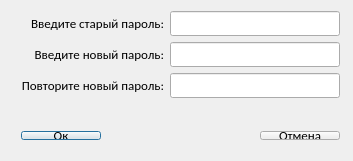
<?xml version="1.0" encoding="UTF-8"?>
<ui version="4.0">
 <class>ChangePassDialog</class>
 <widget class="QDialog" name="ChangePassDialog">
  <property name="geometry">
   <rect>
    <x>0</x>
    <y>0</y>
    <width>353</width>
    <height>161</height>
   </rect>
  </property>
  <property name="font">
   <font>
    <family>Calibri</family>
    <pointsize>10</pointsize>
   </font>
  </property>
  <property name="windowTitle">
   <string>ChangePassDialog</string>
  </property>
  <widget class="QWidget" name="gridLayoutWidget">
   <property name="geometry">
    <rect>
     <x>10</x>
     <y>0</y>
     <width>341</width>
     <height>111</height>
    </rect>
   </property>
   <layout class="QGridLayout" name="gridLayout">
    <item row="2" column="0">
     <widget class="QLabel" name="repeatNewPassLabel">
      <property name="text">
       <string>Повторите новый пароль:</string>
      </property>
      <property name="alignment">
       <set>Qt::AlignRight|Qt::AlignTrailing|Qt::AlignVCenter</set>
      </property>
     </widget>
    </item>
    <item row="0" column="0">
     <widget class="QLabel" name="oldPassLabel">
      <property name="text">
       <string>Введите старый пароль:</string>
      </property>
      <property name="alignment">
       <set>Qt::AlignRight|Qt::AlignTrailing|Qt::AlignVCenter</set>
      </property>
     </widget>
    </item>
    <item row="1" column="0">
     <widget class="QLabel" name="newPassLabel">
      <property name="text">
       <string>Введите новый пароль:</string>
      </property>
      <property name="alignment">
       <set>Qt::AlignRight|Qt::AlignTrailing|Qt::AlignVCenter</set>
      </property>
     </widget>
    </item>
    <item row="0" column="1">
     <widget class="QLineEdit" name="oldPassLineEdit">
      <property name="echoMode">
       <enum>QLineEdit::Password</enum>
      </property>
     </widget>
    </item>
    <item row="1" column="1">
     <widget class="QLineEdit" name="newPassLineEdit">
      <property name="echoMode">
       <enum>QLineEdit::Password</enum>
      </property>
     </widget>
    </item>
    <item row="2" column="1">
     <widget class="QLineEdit" name="repeatNewPassLineEdit">
      <property name="echoMode">
       <enum>QLineEdit::Password</enum>
      </property>
     </widget>
    </item>
   </layout>
  </widget>
  <widget class="QWidget" name="horizontalLayoutWidget">
   <property name="geometry">
    <rect>
     <x>10</x>
     <y>120</y>
     <width>341</width>
     <height>31</height>
    </rect>
   </property>
   <layout class="QHBoxLayout" name="horizontalLayout">
    <item>
     <widget class="QPushButton" name="OkButton">
      <property name="text">
       <string>Ок</string>
      </property>
     </widget>
    </item>
    <item>
     <spacer name="horizontalSpacer">
      <property name="orientation">
       <enum>Qt::Horizontal</enum>
      </property>
      <property name="sizeHint" stdset="0">
       <size>
        <width>40</width>
        <height>20</height>
       </size>
      </property>
     </spacer>
    </item>
    <item>
     <widget class="QPushButton" name="cancelButton">
      <property name="text">
       <string>Отмена</string>
      </property>
     </widget>
    </item>
   </layout>
  </widget>
 </widget>
 <layoutdefault spacing="6" margin="11"/>
 <resources/>
 <connections>
  <connection>
   <sender>OkButton</sender>
   <signal>clicked()</signal>
   <receiver>ChangePassDialog</receiver>
   <slot>accept()</slot>
   <hints>
    <hint type="sourcelabel">
     <x>78</x>
     <y>134</y>
    </hint>
    <hint type="destinationlabel">
     <x>118</x>
     <y>122</y>
    </hint>
   </hints>
  </connection>
  <connection>
   <sender>cancelButton</sender>
   <signal>clicked()</signal>
   <receiver>ChangePassDialog</receiver>
   <slot>reject()</slot>
   <hints>
    <hint type="sourcelabel">
     <x>293</x>
     <y>141</y>
    </hint>
    <hint type="destinationlabel">
     <x>223</x>
     <y>120</y>
    </hint>
   </hints>
  </connection>
 </connections>
</ui>
